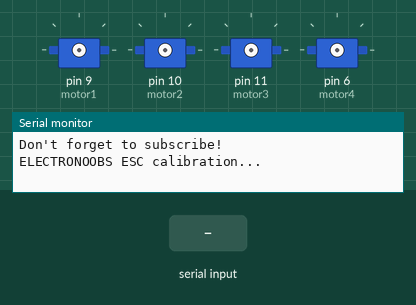
The sketch below on a simulated Arduino Uno, built with avr-gcc and run on an emulated ATmega328P. Parts: 4 × servo, the last lines printed to the serial monitor. Inputs (shaded band) come from the test bench.

Above: at 0.1 s.
At 3.4 s:
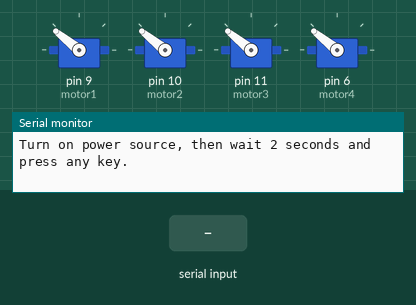
3.5 s: "90,45\n" received over Serial
At 4.4 s:
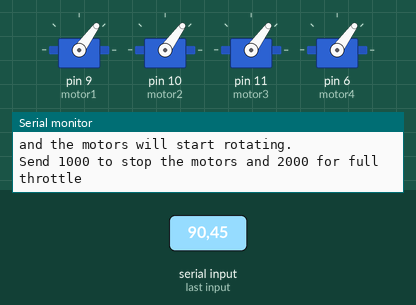
Timing chart, 0 to 6.5 s (numbered marks = the images above; inputs shaded):
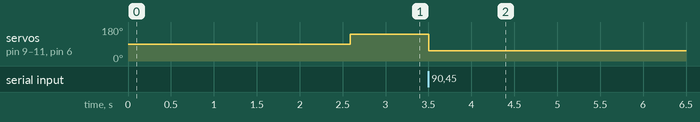

The sketch:

ESC_calibration.ino
```cpp
#include <Servo.h>

#define MAX_SIGNAL 2000
#define MIN_SIGNAL 1100
int DELAY = 1000;

Servo motor1;
Servo motor2;
Servo motor3;
Servo motor4;

void setup() {
  Serial.begin(9600);
  Serial.println("Don't forget to subscribe!");
  Serial.println("ELECTRONOOBS ESC calibration...");
  Serial.println(" ");
  delay(1500);
  Serial.println("Program begin...");
  delay(1000);
  Serial.println("This program will start the ESCs.");

  motor1.attach(9);
  motor2.attach(10);
  motor3.attach(11);
  motor4.attach(6);

  Serial.print("Now writing maximum output: ("); Serial.print(MAX_SIGNAL); Serial.print(" us in this case)"); Serial.print("\n");
  Serial.println("Turn on power source, then wait 2 seconds and press any key.");
  motor1.writeMicroseconds(MAX_SIGNAL);
  motor2.writeMicroseconds(MAX_SIGNAL);
  motor3.writeMicroseconds(MAX_SIGNAL);
  motor4.writeMicroseconds(MAX_SIGNAL);

  // Wait for input
  while (!Serial.available());
  Serial.read();

  // Send min output
  Serial.println("\n");
  Serial.println("\n");
  Serial.print("Sending minimum output: ("); Serial.print(MIN_SIGNAL); Serial.print(" us in this case)"); Serial.print("\n");
  motor1.writeMicroseconds(MIN_SIGNAL);
  motor2.writeMicroseconds(MIN_SIGNAL);
  motor3.writeMicroseconds(MIN_SIGNAL);
  motor4.writeMicroseconds(MIN_SIGNAL);
  Serial.println("The ESCs are calibrated");
  Serial.println("----");
  Serial.println("Now, type a value between 1000 and 2000 and press enter");
  Serial.println("and the motors will start rotating.");
  Serial.println("Send 1000 to stop the motors and 2000 for full throttle");

}

void loop() {

    int DELAY = Serial.parseInt();
    if (DELAY > 999)
    {
      motor1.writeMicroseconds(DELAY);
      motor2.writeMicroseconds(DELAY);
      motor3.writeMicroseconds(DELAY);
      motor4.writeMicroseconds(DELAY);
      float SPEED = (DELAY - 1000) / 10.0;
      Serial.print("\n");
      Serial.println("Motor speed:"); Serial.print("  "); Serial.print(SPEED); Serial.print("%");
    }

}
```

Measured:
- after the input at 3.5 s, servo on pin 9 (motor1), servo on pin 10 (motor2), servo on pin 11 (motor3), servo on pin 6 (motor4): 141° → 54° at once
